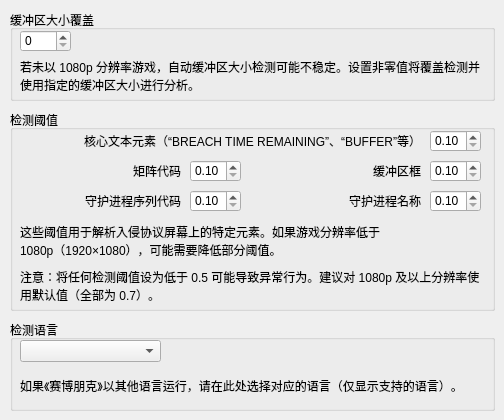
   <widget class="QWidget" name="detectionTab">
    <attribute name="title">
     <string>检测</string>
    </attribute>
    <widget class="QGroupBox" name="groupBox_4">
     <property name="geometry">
      <rect>
       <x>10</x>
       <y>10</y>
       <width>485</width>
       <height>91</height>
      </rect>
     </property>
     <property name="title">
      <string>缓冲区大小覆盖</string>
     </property>
     <widget class="QSpinBox" name="bufferSizeOverrideSpinBox">
      <property name="geometry">
       <rect>
        <x>10</x>
        <y>20</y>
        <width>51</width>
        <height>22</height>
       </rect>
      </property>
      <property name="maximum">
       <number>10</number>
      </property>
     </widget>
     <widget class="QLabel" name="label_3">
      <property name="geometry">
       <rect>
        <x>10</x>
        <y>40</y>
        <width>461</width>
        <height>51</height>
       </rect>
      </property>
      <property name="text">
       <string>若未以 1080p 分辨率游戏，自动缓冲区大小检测可能不稳定。设置非零值将覆盖检测并使用指定的缓冲区大小进行分析。</string>
      </property>
      <property name="wordWrap">
       <bool>true</bool>
      </property>
     </widget>
    </widget>
    <widget class="QGroupBox" name="groupBox_6">
     <property name="geometry">
      <rect>
       <x>10</x>
       <y>110</y>
       <width>485</width>
       <height>201</height>
      </rect>
     </property>
     <property name="title">
      <string>检测阈值</string>
     </property>
     <widget class="QDoubleSpinBox" name="coreTextSpinBox">
      <property name="geometry">
       <rect>
        <x>420</x>
        <y>20</y>
        <width>51</width>
        <height>22</height>
       </rect>
      </property>
      <property name="minimum">
       <double>0.100000000000000</double>
      </property>
      <property name="maximum">
       <double>0.990000000000000</double>
      </property>
      <property name="singleStep">
       <double>0.100000000000000</double>
      </property>
     </widget>
     <widget class="QLabel" name="label_5">
      <property name="geometry">
       <rect>
        <x>10</x>
        <y>20</y>
        <width>401</width>
        <height>21</height>
       </rect>
      </property>
      <property name="text">
       <string>核心文本元素（“BREACH TIME REMAINING”、“BUFFER”等）</string>
      </property>
      <property name="alignment">
       <set>Qt::AlignRight|Qt::AlignTrailing|Qt::AlignVCenter</set>
      </property>
     </widget>
     <widget class="QLabel" name="label_6">
      <property name="geometry">
       <rect>
        <x>250</x>
        <y>50</y>
        <width>161</width>
        <height>21</height>
       </rect>
      </property>
      <property name="text">
       <string>缓冲区框</string>
      </property>
      <property name="alignment">
       <set>Qt::AlignRight|Qt::AlignTrailing|Qt::AlignVCenter</set>
      </property>
     </widget>
     <widget class="QDoubleSpinBox" name="bufferBoxesSpinBox">
      <property name="geometry">
       <rect>
        <x>420</x>
        <y>50</y>
        <width>51</width>
        <height>22</height>
       </rect>
      </property>
      <property name="minimum">
       <double>0.100000000000000</double>
      </property>
      <property name="maximum">
       <double>0.990000000000000</double>
      </property>
      <property name="singleStep">
       <double>0.100000000000000</double>
      </property>
     </widget>
     <widget class="QDoubleSpinBox" name="matrixCodesSpinBox">
      <property name="geometry">
       <rect>
        <x>180</x>
        <y>50</y>
        <width>51</width>
        <height>22</height>
       </rect>
      </property>
      <property name="minimum">
       <double>0.100000000000000</double>
      </property>
      <property name="maximum">
       <double>0.990000000000000</double>
      </property>
      <property name="singleStep">
       <double>0.100000000000000</double>
      </property>
     </widget>
     <widget class="QLabel" name="label_7">
      <property name="geometry">
       <rect>
        <x>10</x>
        <y>50</y>
        <width>161</width>
        <height>21</height>
       </rect>
      </property>
      <property name="text">
       <string>矩阵代码</string>
      </property>
      <property name="alignment">
       <set>Qt::AlignRight|Qt::AlignTrailing|Qt::AlignVCenter</set>
      </property>
     </widget>
     <widget class="QDoubleSpinBox" name="daemonSequenceSpinBox">
      <property name="geometry">
       <rect>
        <x>180</x>
        <y>80</y>
        <width>51</width>
        <height>22</height>
       </rect>
      </property>
      <property name="minimum">
       <double>0.100000000000000</double>
      </property>
      <property name="maximum">
       <double>0.990000000000000</double>
      </property>
      <property name="singleStep">
       <double>0.100000000000000</double>
      </property>
     </widget>
     <widget class="QDoubleSpinBox" name="daemonNamesSpinBox">
      <property name="geometry">
       <rect>
        <x>420</x>
        <y>80</y>
        <width>51</width>
        <height>22</height>
       </rect>
      </property>
      <property name="minimum">
       <double>0.100000000000000</double>
      </property>
      <property name="maximum">
       <double>0.990000000000000</double>
      </property>
      <property name="singleStep">
       <double>0.100000000000000</double>
      </property>
     </widget>
     <widget class="QLabel" name="label_8">
      <property name="geometry">
       <rect>
        <x>10</x>
        <y>80</y>
        <width>161</width>
        <height>21</height>
       </rect>
      </property>
      <property name="text">
       <string>守护进程序列代码</string>
      </property>
      <property name="alignment">
       <set>Qt::AlignRight|Qt::AlignTrailing|Qt::AlignVCenter</set>
      </property>
     </widget>
     <widget class="QLabel" name="label_9">
      <property name="geometry">
       <rect>
        <x>250</x>
        <y>80</y>
        <width>161</width>
        <height>21</height>
       </rect>
      </property>
      <property name="text">
       <string>守护进程名称</string>
      </property>
      <property name="alignment">
       <set>Qt::AlignRight|Qt::AlignTrailing|Qt::AlignVCenter</set>
      </property>
     </widget>
     <widget class="QLabel" name="label_10">
      <property name="geometry">
       <rect>
        <x>10</x>
        <y>100</y>
        <width>461</width>
        <height>61</height>
       </rect>
      </property>
      <property name="text">
       <string>这些阈值用于解析入侵协议屏幕上的特定元素。如果游戏分辨率低于 1080p（1920×1080），可能需要降低部分阈值。</string>
      </property>
      <property name="wordWrap">
       <bool>true</bool>
      </property>
     </widget>
     <widget class="QLabel" name="label_19">
      <property name="geometry">
       <rect>
        <x>10</x>
        <y>160</y>
        <width>461</width>
        <height>31</height>
       </rect>
      </property>
      <property name="text">
       <string>注意：将任何检测阈值设为低于 0.5 可能导致异常行为。建议对 1080p 及以上分辨率使用默认值（全部为 0.7）。</string>
      </property>
      <property name="wordWrap">
       <bool>true</bool>
      </property>
     </widget>
    </widget>
    <widget class="QGroupBox" name="groupBox_8">
     <property name="geometry">
      <rect>
       <x>10</x>
       <y>320</y>
       <width>485</width>
       <height>91</height>
      </rect>
     </property>
     <property name="title">
      <string>检测语言</string>
     </property>
     <widget class="QComboBox" name="detectionLanguageComboBox">
      <property name="geometry">
       <rect>
        <x>10</x>
        <y>20</y>
        <width>141</width>
        <height>22</height>
       </rect>
      </property>
     </widget>
     <widget class="QLabel" name="label_13">
      <property name="geometry">
       <rect>
        <x>10</x>
        <y>50</y>
        <width>461</width>
        <height>31</height>
       </rect>
      </property>
      <property name="text">
       <string>如果《赛博朋克》以其他语言运行，请在此处选择对应的语言（仅显示支持的语言）。</string>
      </property>
      <property name="wordWrap">
       <bool>true</bool>
      </property>
     </widget>
    </widget>
   </widget>
